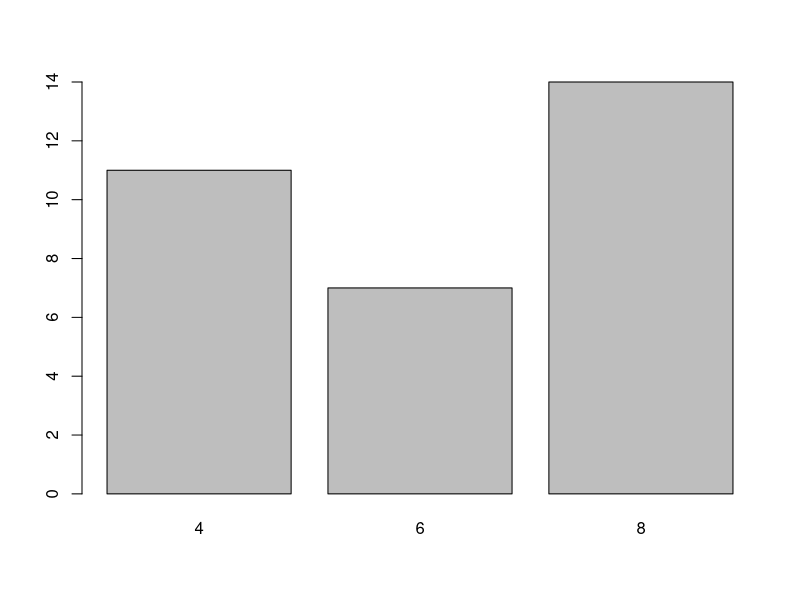
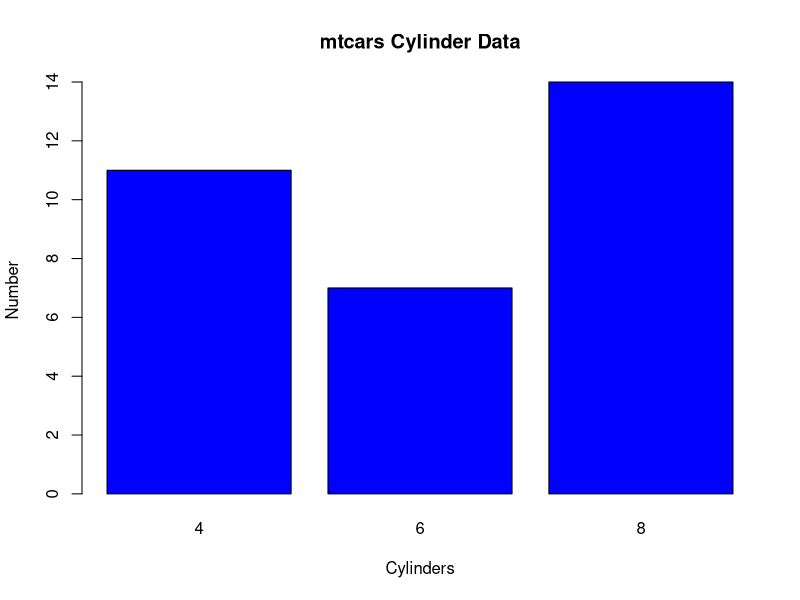

Write R code to recreate these figures, in order.
# get documentation on mtcars data drame
?mtcars

#show the frist  six rows of the mtcars data frame
head(mtcars)

#get documentation on barplot function
# the barplot function may be used to produce
# bar charts
?barplot

#reformat the cylinder data in mtcars so that
#instead of it being in the data frame, it will be on the table
#1. barplot works better with tables
?table

#create table and store it in a object
cylinders <- table(mtcars$cyl)

# give bar plot function cylinders object
# x-axis is telling us the differnet types of cylinders
#y-axis is telling us the number of data points
barplot(cylinders)

#give bar plot function the cylinders object and options
barplot(cylinders,
col = "blue", # Blue bar color
main = "mtcars Cylinder Data", #main tittle
xlab = "Cylinders", # x-axis label
ylab = "Number" # y-axis label
)

# clear the cylinders object from golbal enviroment
rm(list = ls())
